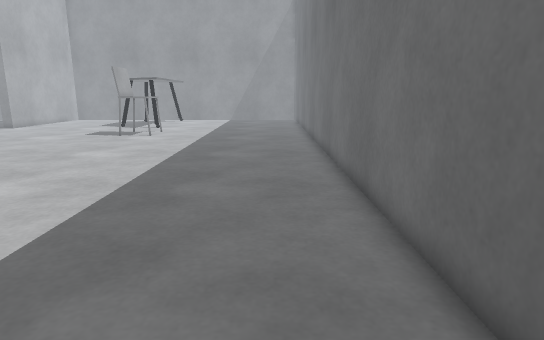
View 1 (above)

17 first-person views from a walk through a Gazebo world. The camera is 0.53 m above the floor, tilts 12° down and sees 75° across. Floor lines are 1 m apart. The floor is counted in squares, 0.2 m on a side. Each view is taken from the middle of a square. On the plan, view 1 faces up. The plan holds only what a view shows up to about 20 squares ahead; the rest is blank. The place goes on beyond the plan.

View 2
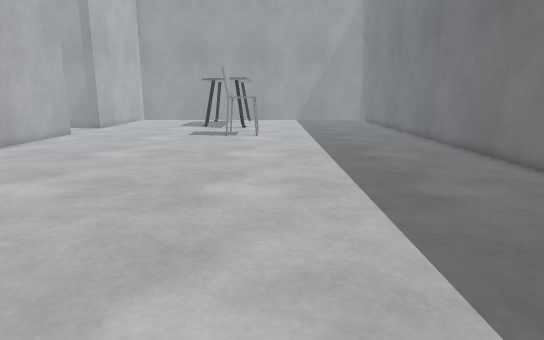

View 3
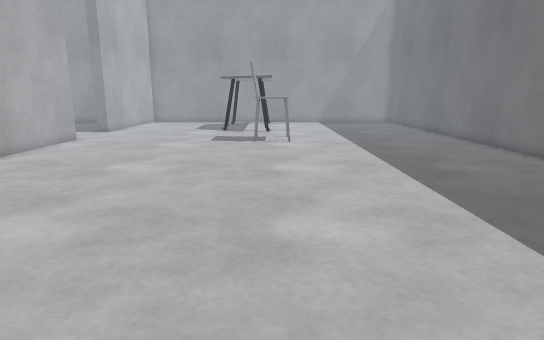

View 4
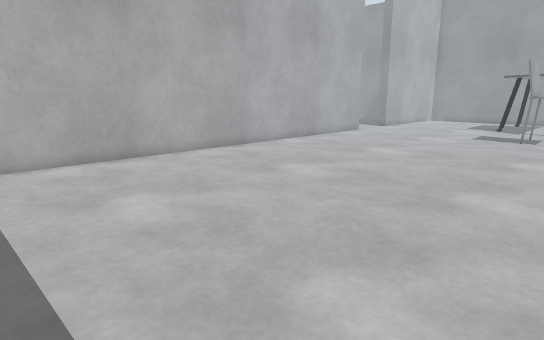

View 5
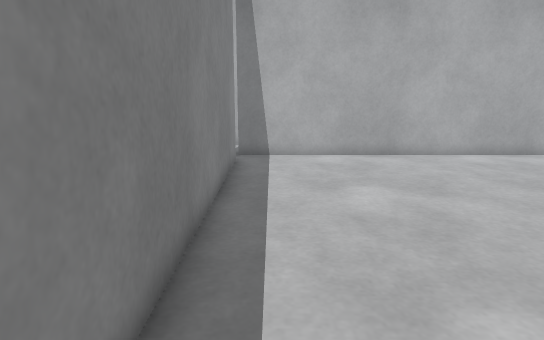

View 6
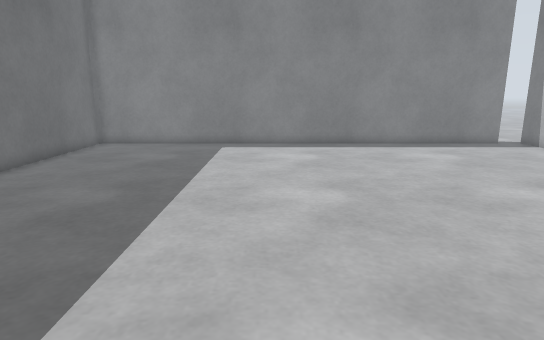

View 7
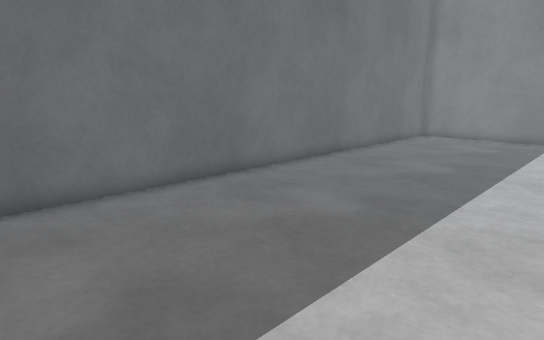

View 8
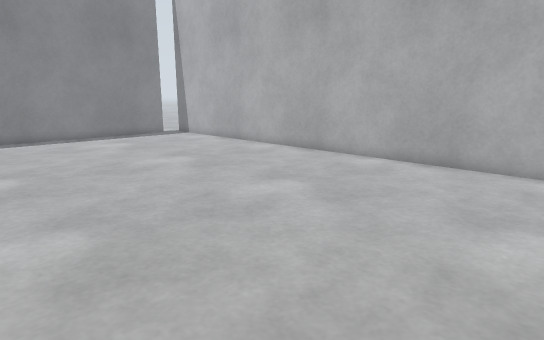

View 9
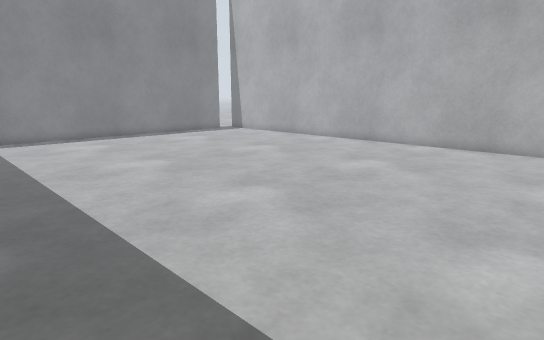

View 10
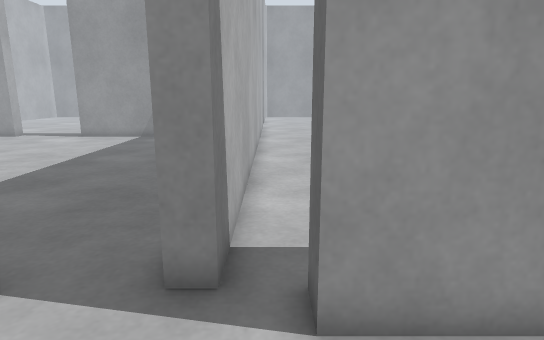

View 11
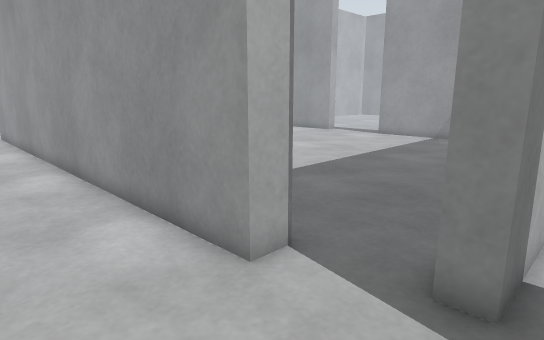

View 12
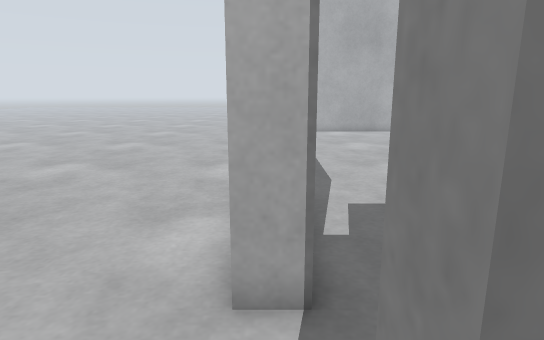

View 13
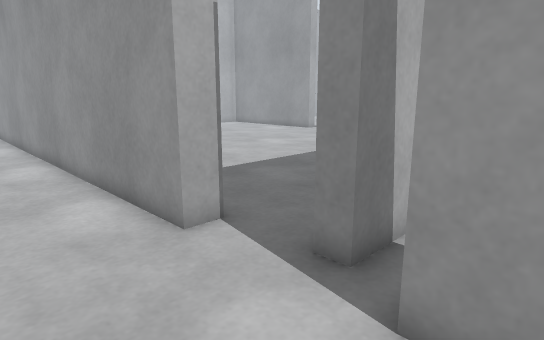

View 14
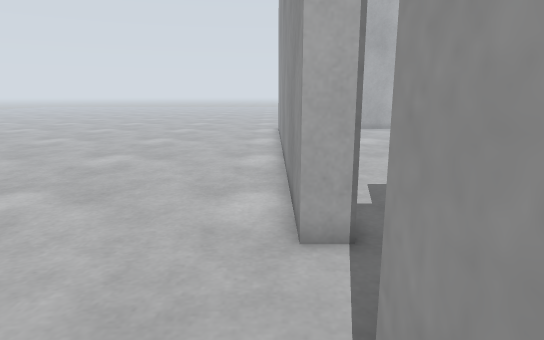

View 15
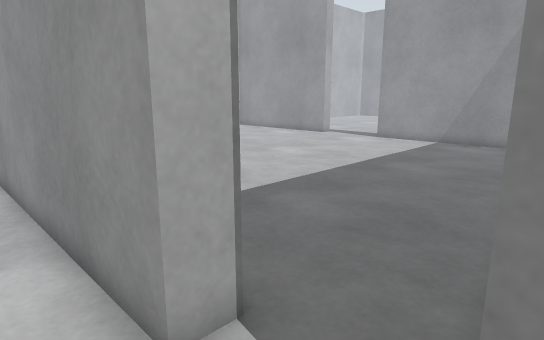

View 16
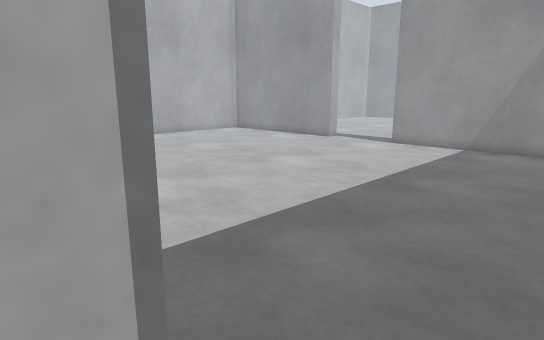

View 17
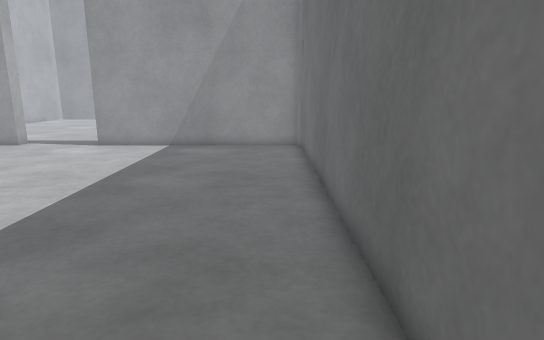

### Floor plan
Points are (right, up) in squares from view 1. A wall is a line through its corners. A room is listed if a view was taken in it or the views show most of it. See-through windows are left out.
Room 1 (views 1, 2, 3, 4, 5, 6, 7, 8, 9, 12)
walls: (-19.5, -1.5) (-19.5, -0.5) (2.5, -0.5) (2.5, 23.5); (-20.7, 23.5) (-20.7, -0.5)
ways out: opening at (-20, -1) to room 2
objects: chair (-10, 23) to (-8, 23)
Room 2 (views 10, 11, 13, 14)
walls: (-17, -1.5) (-19.5, -1.5)
ways out: opening at (-20, -1) to room 1; opening at (-21, -3) to room 3
Room 3 (views 15, 16, 17)
walls: (-24, -0.4) (-24, -1.5) (-38.5, -1.5); (-21.5, 0.6) (-21.5, 17.8) (-32.2, 17.8); (-20.7, -0.5) (-21.5, -0.5); (-36.5, 17.8) (-37.5, 17.8)
ways out: opening at (-21, -3) to room 2; opening at (-35.5, 18)

Where each view was taken, in squares from view 1:
view 1: 0 up, 0 right, facing up
view 2: 0 up, 7 left, facing up
view 3: 3 up, 9 left, facing up
view 4: 0 up, 6 left, facing up-left
view 5: 1 up, 5 left, facing left
view 6: 19 up, 7 left, facing down
view 7: 23 up, 7 left, facing down-right
view 8: 23 up, 7 left, facing down-left
view 9: 23 up, 2 left, facing down-left
view 10: 5 down, 20 left, facing up
view 11: 5 down, 20 left, facing up-left
view 12: 1 down, 20 left, facing left
view 13: 5 down, 18 left, facing up-left
view 14: 2 down, 18 left, facing left
view 15: 3 down, 21 left, facing up-left
view 16: 1 down, 23 left, facing up-left
view 17: 1 down, 23 left, facing up
